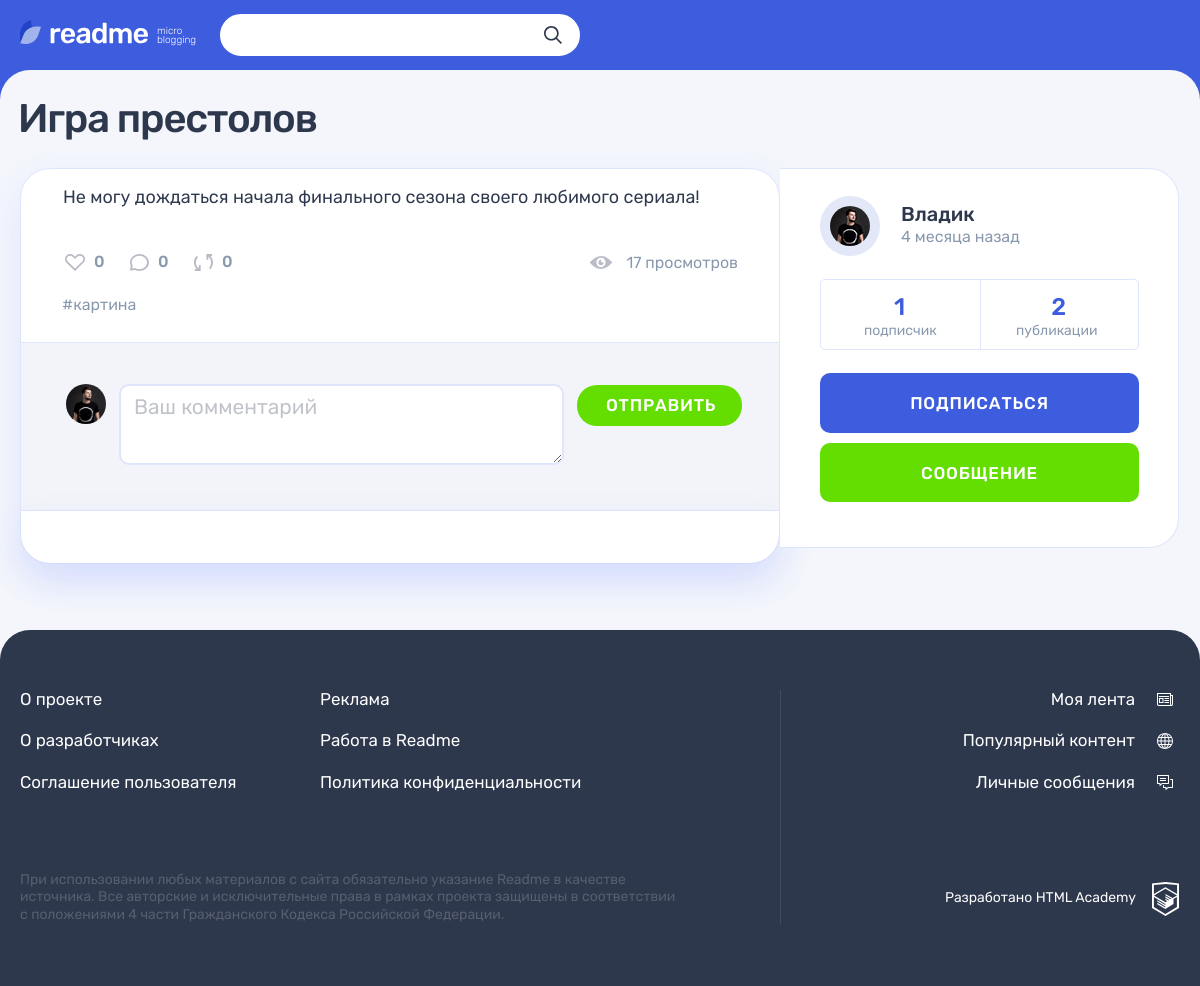
Screenshot of /post.php?id=2 (signed in) with the database file from the repository.
### tables this page shows
CREATE TABLE `posts`
(
    `id`               INT UNSIGNED                           NOT NULL AUTO_INCREMENT PRIMARY KEY,
    `created_at`       DATETIME     DEFAULT CURRENT_TIMESTAMP NOT NULL,
    `updated_at`       DATETIME     DEFAULT CURRENT_TIMESTAMP ON UPDATE CURRENT_TIMESTAMP,
    `title`            VARCHAR(255)                           NOT NULL,
    `content`          TEXT                                   NULL,
    `author_quote`     VARCHAR(255)                           NULL,  
    `image_url`        VARCHAR(2048)                          NULL,
    `video_url`        VARCHAR(2048)                          NULL,
    `website_url`      VARCHAR(2048)                          NULL,
    `views_count`      INT UNSIGNED DEFAULT 0,                       
    `repost_flag`      BOOL         DEFAULT FALSE,                   
    `original_post_id` INT UNSIGNED,                                 
    `user_id`          INT UNSIGNED                           NOT NULL,
    `type_id`          INT UNSIGNED                           NOT NULL,
    FOREIGN KEY (user_id) REFERENCES users (id),
    FOREIGN KEY (type_id) REFERENCES types (id)
);

CREATE TABLE `post_hashtags`
(
    `post_id`    INT UNSIGNED NOT NULL,
    `hashtag_id` INT UNSIGNED NOT NULL,
    PRIMARY KEY (post_id, hashtag_id),
    FOREIGN KEY (post_id) REFERENCES posts (id),
    FOREIGN KEY (hashtag_id) REFERENCES hashtags (id)
);

CREATE TABLE `hashtags`
(
    `id`         INT UNSIGNED                       NOT NULL AUTO_INCREMENT PRIMARY KEY,
    `title`      VARCHAR(255)                       NOT NULL,
    `created_at` DATETIME DEFAULT CURRENT_TIMESTAMP NOT NULL,
    `updated_at` DATETIME DEFAULT CURRENT_TIMESTAMP ON UPDATE CURRENT_TIMESTAMP
);

CREATE TABLE `users`
(
    `id`         INT UNSIGNED                       NOT NULL AUTO_INCREMENT PRIMARY KEY,
    `email`      VARCHAR(255)                       NOT NULL,
    `login`      VARCHAR(255)                       NOT NULL,
    `password`   VARCHAR(255)                       NOT NULL,
    `avatar_url` VARCHAR(2048)                      NOT NULL,
    `created_at` DATETIME DEFAULT CURRENT_TIMESTAMP NOT NULL,
    `updated_at` DATETIME DEFAULT CURRENT_TIMESTAMP ON UPDATE CURRENT_TIMESTAMP
);

### functions/functions.php (called while the page is built, shortened)
<?php
function includeTemplate($name, array $data = [])
{
    $name = 'templates/' . $name;
    extract($data);
    require $name;
    $result = ob_get_clean();
    return $result;
}
function getNounPluralForm(int $number, string $one, string $two, string $many)
{
    $mod10 = $number % 10;
    switch (true) {
        case ($mod10 === 1):
            return $one;
        case ($mod10 >= 2 && $mod10 <= 4):
            return $two;
    }
}
function publicationLife($publishTime)
{
    $differentTime = time() - strtotime($publishTime);
    switch (true) {
        case ($differentTime >= 2419200):
            $differentTime = floor($differentTime / 2419200);
            return "{$differentTime} " .
                getNounPluralForm(
                    $differentTime,
                    'месяц',
                    'месяца',
                    'месяцев'
                ) . " назад";
    }
}
function isErrorCss($errorField)
{
    $classname = isset($errorField) ? "form__input-section--error" : "";
    return $classname;
}
function htmlTime($publishTime):string
{
    return 'datetime="' . $publishTime . '" title="' . date('d.m.Y H:i', strtotime($publishTime)) . '"';
}

### post-page-helper.php (called while the page is built, shortened)
<?php
function handleMissingPost($connect, $title)
{
    try {
        $postId = filter_input(INPUT_GET, 'id', FILTER_SANITIZE_NUMBER_INT);
        return getPost($connect, $postId);
    } catch (Exception $e) {
        showNotFoundPage($title);
        exit();
    }
}

### sql-connect.php (called while the page is built, shortened)
<?php
function getPost($connect, $id)
{
    $sqlPostInfo = "SELECT
        posts.*,
        types.id AS 'type_id',
        types.title AS 'type_title',
        users.id AS 'user_id',
        users.login AS 'user_login',
        users.avatar_url AS 'user_avatar_url',
        users.created_at AS 'user_created_at',
        (SELECT COUNT(posts.id) FROM posts WHERE posts.user_id = users.id) AS 'count_user_posts',
        (SELECT COUNT(likes.user_id) FROM likes WHERE likes.post_id = posts.id) AS 'count_post_likes',
        (SELECT COUNT(subscriptions.subscriber_user_id) FROM subscriptions WHERE subscriptions.subscribed_to_user_id = users.id) AS 'count_user_subscribers',
        (SELECT COUNT(comments.id) FROM comments WHERE comments.post_id=posts.id) AS 'count_post_comments',
        (SELECT COUNT(posts.id) FROM posts WHERE posts.repost_flag = 1) AS 'count_post_reposts'
FROM posts
          INNER JOIN users ON posts.user_id = users.id
          INNER JOIN types ON posts.type_id = types.id
WHERE posts.id = $id";
    $resultPost = mysqli_query($connect, $sqlPostInfo);
    if ($post = mysqli_fetch_assoc($resultPost)) {
        return $post;
    }
    throw new Exception('Пост не найден');
}
function getPostHashtags($connect, $id)
{
    $sqlPostHashtags = "SELECT
        post_hashtags.post_id,
        post_hashtags.hashtag_id,
        hashtags.title AS 'hashtag_title'
FROM post_hashtags
        INNER JOIN hashtags ON post_hashtags.hashtag_id = hashtags.id
WHERE post_hashtags.post_id = $id";
    $resultPost = mysqli_query($connect, $sqlPostHashtags);
    return mysqli_fetch_all($resultPost, MYSQLI_ASSOC);
}

### functions/validate-functions.php (called while the page is built, shortened)
<?php
function htmlValidate($text)
{
    return htmlspecialchars($text, ENT_QUOTES | ENT_SUBSTITUTE, 'UTF-8');
}

### templates/post-page.php (the view, shortened to what this page needs)
<main class="page__main page__main--publication">
    <div class="container">
        <h1 class="page__title page__title--publication"><?= htmlValidate($post['title']); ?></h1>
        <section class="post-details">
            <div class="post-details__wrapper post-<?= $post['type_title'] ?>>">
                <div class="post-details__main-block post post--details">
                    <?= $postContent ?>
                    <div class="post__indicators">
                        <div class="post__buttons">
                            <a class="post__indicator post__indicator--likes button" href="#" title="Лайк">
                                <svg class="post__indicator-icon" width="20" height="17">
                                    <use xlink:href="#icon-heart"></use>
                                </svg>
                                <span><?= $post['count_post_likes']; ?></span>
                            </a>
                            <span class="post__indicator post__indicator--comments" href="#"
                                  title="Комментарии">
                                <svg class="post__indicator-icon" width="19" height="17">
                                    <use xlink:href="#icon-comment"></use>
                                </svg>
                                <span><?= $post['count_post_comments']; ?></span>
                            </span>
                            <a class="post__indicator post__indicator--repost button" href="#" title="Репост">
                                <svg class="post__indicator-icon" width="19" height="17">
                                    <use xlink:href="#icon-repost"></use>
                                </svg>
                                <span><?= $post['count_post_reposts']; ?></span>
                            </a>
                        </div>
                        <span class="post__view"><?= $post['views_count']; ?> просмотров</span>
                    </div>
                    <ul class="post__tags">
                        <?php foreach ($hashtags as $hashtag): ?>
                            <li>
                                <a href="search.php?search=%23<?= $hashtag['hashtag_title'] ?>">
                                    #<?= $hashtag['hashtag_title'] ?>
                                </a>
                            </li>
                        <?php endforeach; ?>
                    </ul>
                    <div class="comments">
                        <form class="comments__form form" action="#" method="post">
                            <div class="comments__my-avatar">
                                <img class="comments__picture" src="../img/userpic-medium.jpg"
                                     alt="Аватар пользователя">
                            </div>
                            <div class="form__input-section <?= isErrorCss($errors['comment']); ?>">
                            <textarea class="comments__textarea form__textarea form__input" id="comment" name="comment"
                                      placeholder="Ваш комментарий"></textarea>
                            </div>
                            <button class="comments__submit button button--green" type="submit">Отправить</button>
                        </form>
                        <div class="comments__list-wrapper">
                        </div>
                    </div>
                </div>
                <div class="post-details__user user">
                    <div class="post-details__user-info user__info">
                        <div class="post-details__avatar user__avatar">
                            <a class="post-details__avatar-link user__avatar-link"
                               href="/profile.php?id=<?= $post['user_id'] ?>">
                                <img class="post-details__picture user__picture"
                                     src="./img/<?= $post['user_avatar_url']; ?>"
                                     alt="Аватар пользователя">
                            </a>
                        </div>
                        <div class="post-details__name-wrapper user__name-wrapper">
                            <a class="post-details__name user__name" href="/profile.php?id=<?= $post['user_id'] ?>">
                                <span><?= $post['user_login']; ?></span>
                            </a>
                            <time class="post-details__time user__time" <?= htmlTime($post['user_created_at']) ?>>
                                <?= publicationLife($post['user_created_at']) ?>
                            </time>
                        </div>
                    </div>
                    <div class="post-details__rating user__rating">
                        <p class="post-details__rating-item user__rating-item user__rating-item--subscribers">
                            <span class="post-details__rating-amount user__rating-amount"><?= $post['count_user_subscribers']; ?></span>
                            <span class="post-details__rating-text user__rating-text">
                                <?= getNounPluralForm(
                                    $post['count_user_subscribers'],
                                    'подписчик',
                                    'подписчика',
                                    'подписчиков'
                                ) ?>
                            </span>
                        </p>
                        <p class="post-details__rating-item user__rating-item user__rating-item--publications">
                            <span class="post-details__rating-amount user__rating-amount"><?= $post['count_user_posts']; ?></span>
                            <span class="post-details__rating-text user__rating-text">
                                <?= getNounPluralForm(
                                    $post['count_user_posts'],
                                    'публикация',
                                    'публикации',
                                    'публикаций'
                                ) ?>
                            </span>
                        </p>
                    </div>
                    <div class="post-details__user-buttons user__buttons">
                        <button class="user__button user__button--subscription button button--main" type="button">
                            Подписаться
                        </button>
                        <a class="user__button user__button--writing button button--green" href="#">Сообщение</a>
                    </div>
                </div>
            </div>
        </section>
    </div>
</main>

### templates/detail-posts/text-post.php
<div class="post-details__image-wrapper post-text">
    <div class="post__main">
        <p>
            <?= htmlValidate($post['content']) ?>
        </p>
    </div>
</div>

### rows the page displays
posts: title "Игра престолов", content "Не могу дождаться начала финального сезона своего любимого сериала!", views_count "17", user.avatar_url (picture), user.login "Владик", user.created_at "4 месяца назад"
post_hashtags: hashtag.title "картина"

### other values shown
$post['count_post_likes'] "0"
$post['count_post_comments'] "0"
$post['count_post_reposts'] "0"
$post['count_user_subscribers'] "1"
$post['count_user_posts'] "2"
